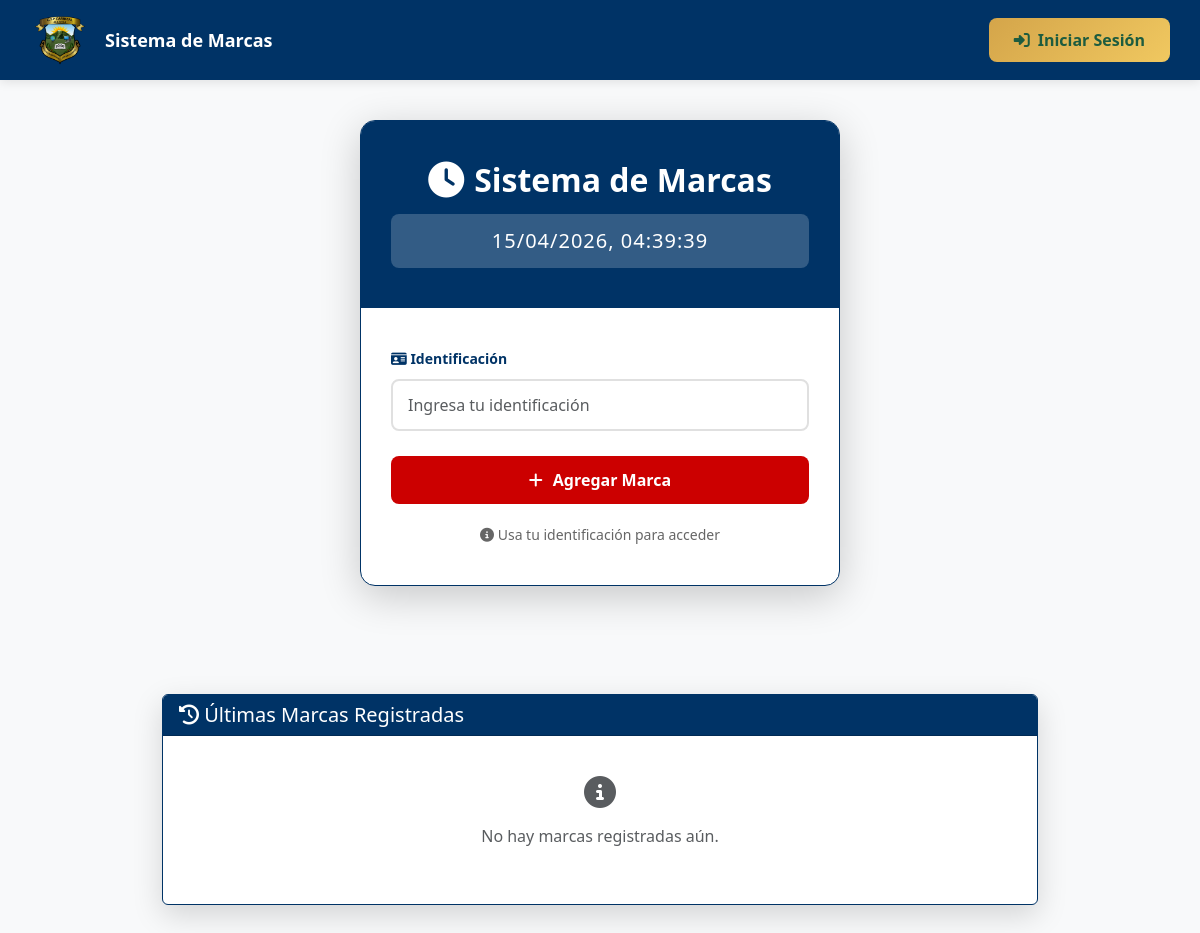
Before: / with the older database file.
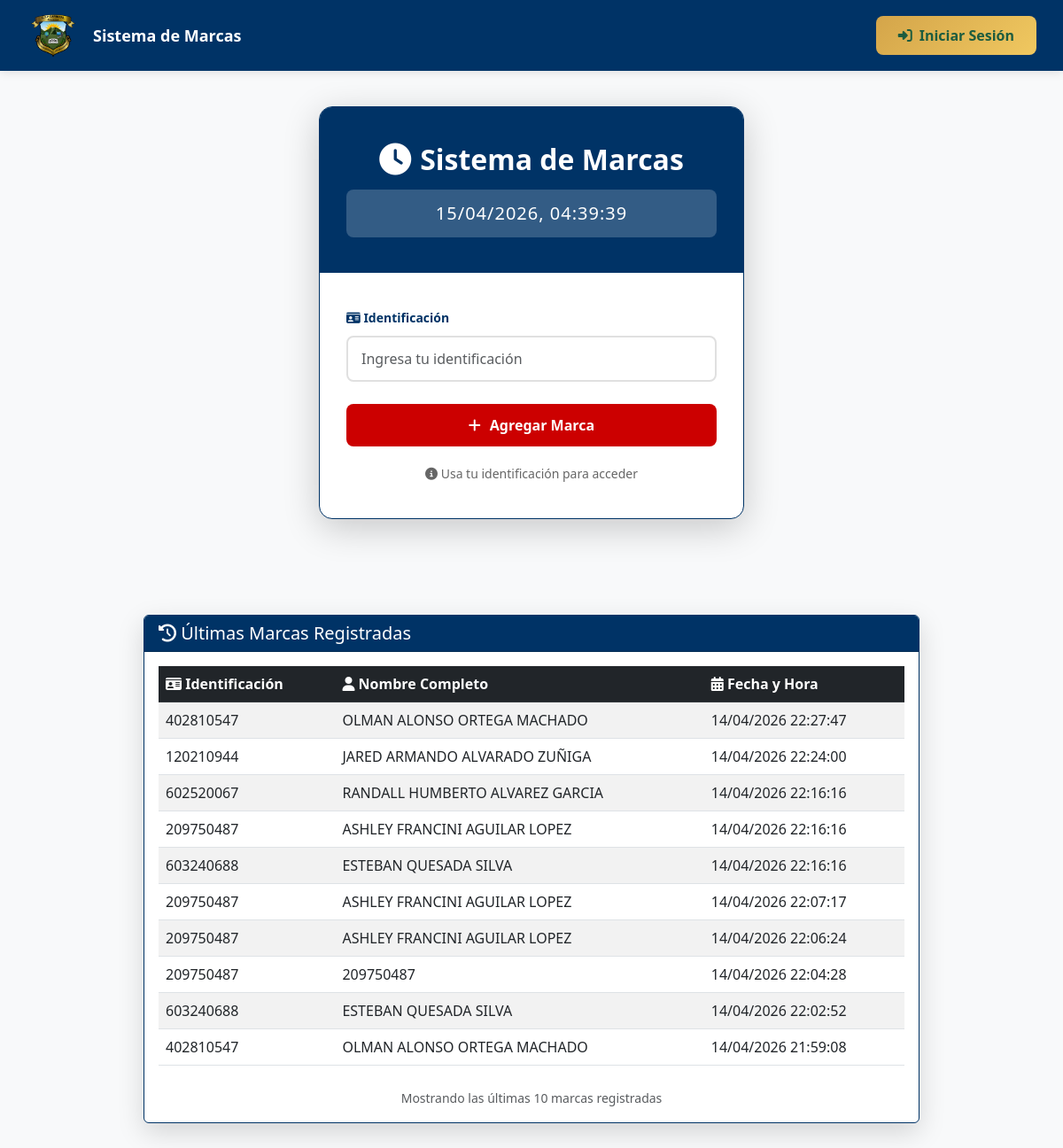
After: the same page with the newer database file.
### attendance/models.py (models this page shows, shortened)
class Marca(models.Model):
    identificacion = models.CharField(max_length=20, help_text="Identificación de la persona (Docente, Administrativo o Estudiante)")
    fecha_hora = models.DateTimeField(auto_now_add=True, help_text="Fecha y hora exacta de la marca")
    tipo_persona = models.CharField(
        max_length=10,
        choices=[('personal', 'Personal'), ('estudiante', 'Estudiante')],
        blank=True,
        help_text="Tipo de persona (se determina automáticamente al registrar)"
    )
    class Meta:
        verbose_name = "Marca"
        verbose_name_plural = "Marcas"
        ordering = ['-fecha_hora']

### users/views.py (the view, shortened to what this page needs)
# urls.py: path('', IndexView.as_view(), name='home'),
class IndexView(TemplateView):
    template_name = 'index.html'
    def get_context_data(self, **kwargs):
        context = super().get_context_data(**kwargs)
        context['current_time'] = datetime.now()
        from attendance.models import Marca
        from .models import Personal, Estudiante
        ultimas_marcas = Marca.objects.select_related().order_by('-fecha_hora')[:10]
        marcas_con_info = []
        for marca in ultimas_marcas:
            persona_info = {
                'identificacion': marca.identificacion,
                'fecha_hora': marca.fecha_hora,
                'tipo_persona': marca.tipo_persona,
                'nombre_completo': marca.identificacion  # fallback
            }
            if marca.tipo_persona == 'personal':
                try:
                    persona = Personal.objects.get(identificacion=marca.identificacion)
                    persona_info['nombre_completo'] = f"{persona.nombre} {persona.apellido1} {persona.apellido2 or ''}".strip()
                except Personal.DoesNotExist:
                    pass
            elif marca.tipo_persona == 'estudiante':
                try:
                    persona = Estudiante.objects.get(identificacion=marca.identificacion)
                    persona_info['nombre_completo'] = f"{persona.nombre} {persona.apellido1} {persona.apellido2 or ''}".strip()
                except Estudiante.DoesNotExist:
                    pass
            marcas_con_info.append(persona_info)
        context['ultimas_marcas'] = marcas_con_info
        return context

### users/templates/index.html (shortened to what this page needs)
{% load static %}
<!DOCTYPE html>
<html lang="es">
<head>
    <link href="https://cdn.jsdelivr.net/npm/bootstrap@5.3.0/dist/css/bootstrap.min.css" rel="stylesheet">
    <link rel="stylesheet" href="https://cdnjs.cloudflare.com/ajax/libs/font-awesome/6.4.0/css/all.min.css">
</head>
<body>
    <div class="header-top">
        <div class="logo-header">
            <img src="{% static 'EscudoColegio.png' %}" alt="Escudo del Colegio">
            <span class="school-name">Sistema de Marcas</span>
        </div>
        <a href="{% url 'login' %}" class="btn-login-header">
            <i class="fas fa-sign-in-alt"></i>
            Iniciar Sesión
        </a>
    </div>
    <div class="index-top">
        <div class="container-center">
            <div class="card-container">
                <div class="card-header-custom">
                    <h1>
                        <i class="fas fa-clock"></i>
                        Sistema de Marcas
                    </h1>
                    <div class="time-display" id="currentTime">
                    </div>
                </div>
                <div class="card-body-custom">
                    <form method="POST" action="" id="loginForm">
                        <div class="form-group">
                            <label for="identification">
                                <i class="fas fa-id-card"></i> Identificación
                            </label>
                            <input
                                type="text"
                                id="identification"
                                name="identification"
                                placeholder="Ingresa tu identificación"
                                class="form-control"
                                autocomplete="off"
                            >
                        </div>
                        <button type="submit" class="btn-login">
                            <i class="fas fa-plus"></i>
                            Agregar Marca
                        </button>
                        <div class="info-text">
                            <i class="fas fa-info-circle"></i>
                            Usa tu identificación para acceder
                        </div>
                    </form>
                </div>
            </div>
        </div>
    </div>
    <div class="index-table">
        <div class="container mt-5">
            <div class="row justify-content-center">
                <div class="col-12">
                    <div class="card table-card">
                        <div class="card-header" style="background-color: #003366; color: white;">
                            <h5 class="mb-0">
                                <i class="fas fa-history"></i>
                                Últimas Marcas Registradas
                            </h5>
                        </div>
                        <div class="card-body">
                            {% if ultimas_marcas %}
                                <div class="table-responsive">
                                    <table class="table table-striped table-hover">
                                        <thead class="table-dark">
                                            <tr>
                                                <th><i class="fas fa-id-card"></i> Identificación</th>
                                                <th><i class="fas fa-user"></i> Nombre Completo</th>
                                                <th><i class="fas fa-calendar-alt"></i> Fecha y Hora</th>
                                            </tr>
                                        </thead>
                                        <tbody>
                                            {% for marca in ultimas_marcas %}
                                            <tr>
                                                <td>{{ marca.identificacion }}</td>
                                                <td>{{ marca.nombre_completo }}</td>
                                                <td>{{ marca.fecha_hora|date:"d/m/Y H:i:s" }}</td>
                                            </tr>
                                            {% endfor %}
                                        </tbody>
                                    </table>
                                </div>
                                <div class="text-center text-muted mt-2">
                                    <small>Mostrando las últimas {{ ultimas_marcas|length }} marcas registradas</small>
                                </div>
                            {% else %}
                                <div class="text-center text-muted py-4">
                                    <i class="fas fa-info-circle fa-2x mb-3"></i>
                                    <p>No hay marcas registradas aún.</p>
                                </div>
                            {% endif %}
                        </div>
                    </div>
                </div>
            </div>
        </div>
    </div>
</body>
</html>

### users/templates/index.html (style rules this page uses)
* { margin: 0; padding: 0; box-sizing: border-box; }
body { background-color: #f8f9fa; min-height: 100vh; margin: 0; font-family: 'Segoe UI', Tahoma, Geneva, Verdana, sans-serif; }
.index-top, .index-table { display: flex; justify-content: center; width: 100%; }
.index-table .container { max-width: 900px; }
.index-top .container-center { width: 100%; max-width: 520px; }
.header-top { position: fixed; top: 0; right: 0; left: 0; height: 80px; background: #003366; display: flex; align-items: center; justify-content: space-between; padding: 0 30px; box-shadow: 0 2px 10px rgba(0, 0, 0, 0.1); z-index: 1000; }
.logo-header { display: flex; align-items: center; gap: 15px; }
.logo-header img { height: 60px; }
.school-name { color: white; font-size: 18px; font-weight: bold; display: none; }
.btn-login-header { background: linear-gradient(135deg, #d4a54a 0%, #f0c860 100%); color: #1d5c3f; border: none; padding: 10px 25px; border-radius: 8px; font-weight: 600; cursor: pointer; transition: all 0.3s ease; display: flex; align-items: center; gap: 8px; text-decoration: none; }
.index-top { padding-top: 100px; padding-bottom: 40px; }
.container-center { display: flex; align-items: center; justify-content: center; padding: 20px; }
.card-container { background: white; border-radius: 15px; box-shadow: 0 10px 40px rgba(0, 0, 0, 0.2); max-width: 500px; width: 100%; overflow: hidden; border: 1px solid #003366; }
.index-table { padding: 0 20px 60px; }
.table-card { border: 1px solid #003366; box-shadow: 0 10px 30px rgba(0, 0, 0, 0.15); }
.card-header-custom { background: #003366; padding: 40px 30px; text-align: center; color: white; }
.card-header-custom h1 { font-size: 32px; font-weight: bold; margin-bottom: 10px; display: flex; align-items: center; justify-content: center; gap: 10px; }
.card-header-custom i { font-size: 36px; }
.time-display { font-size: 20px; font-weight: 500; margin-top: 15px; background: rgba(255, 255, 255, 0.2); padding: 12px 20px; border-radius: 8px; letter-spacing: 1px; }
.card-body-custom { padding: 40px 30px; }
.form-group { margin-bottom: 25px; }
.form-group label { display: block; margin-bottom: 10px; color: #003366; font-weight: 600; font-size: 14px; }
.form-group input { width: 100%; padding: 12px 15px; border: 2px solid #e0e0e0; border-radius: 8px; font-size: 16px; transition: all 0.3s ease; }
.btn-login { width: 100%; padding: 12px; background: #CC0000; color: white; border: none; border-radius: 8px; font-size: 16px; font-weight: 600; cursor: pointer; transition: all 0.3s ease; display: flex; align-items: center; justify-content: center; gap: 10px; }
.info-text { text-align: center; margin-top: 20px; color: #666; font-size: 14px; }
@media (min-width: 768px) { .school-name { display: block; } }

Changed rows visible on the page:
added Marca: identificacion "402810547", fecha_hora "14/04/2026 22:27:47"
added Marca: identificacion "120210944", fecha_hora "14/04/2026 22:24:00"
added Marca: identificacion "602520067", fecha_hora "14/04/2026 22:16:16"
added Marca: identificacion "209750487", fecha_hora "14/04/2026 22:16:16"
added Marca: identificacion "603240688", fecha_hora "14/04/2026 22:16:16"
added Marca: identificacion "209750487", fecha_hora "14/04/2026 22:07:17"
added Marca: identificacion "209750487", fecha_hora "14/04/2026 22:06:24"
added Marca: identificacion "209750487", nombre_completo "209750487", fecha_hora "14/04/2026 22:04:28"
added Marca: identificacion "603240688", fecha_hora "14/04/2026 22:02:52"
added Marca: identificacion "402810547", fecha_hora "14/04/2026 21:59:08"
Other visible differences:
{{ ultimas_marcas|length }}: (not shown) → "10"
text no longer shown: "No hay marcas registradas aún."
text now shown: "Identificación Nombre Completo Fecha y Hora Mostrando las últimas marcas registradas"
new list line: "OLMAN ALONSO ORTEGA MACHADO"
new list line: "JARED ARMANDO ALVARADO ZUÑIGA"
new list line: "RANDALL HUMBERTO ALVAREZ GARCIA"
new list line: "ASHLEY FRANCINI AGUILAR LOPEZ"
new list line: "ESTEBAN QUESADA SILVA"
